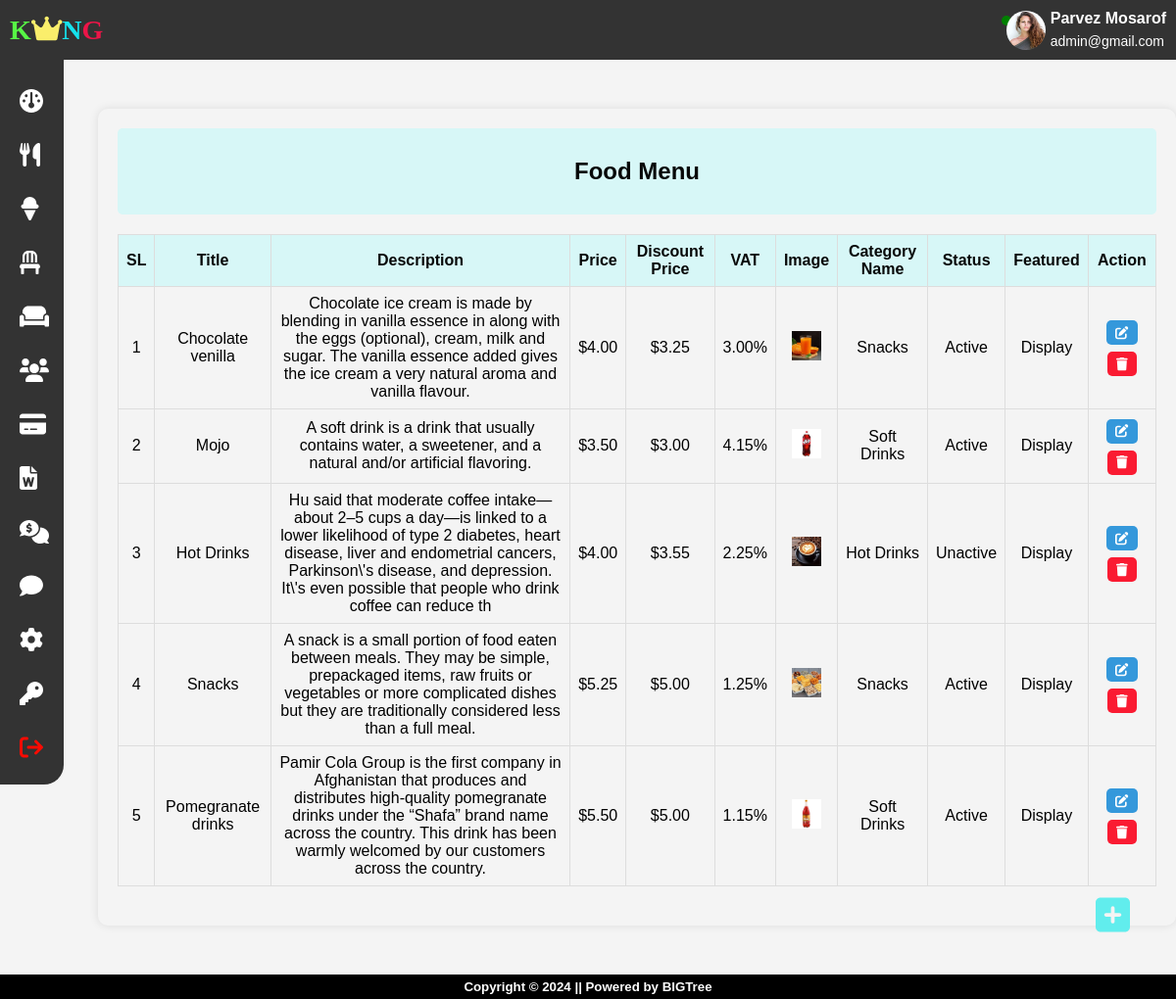
Page /rstms/admin/foodmenu.php (signed in) on the committed database.
### tables this page shows
CREATE TABLE `tbl_food` (
  `f_id` int(11) NOT NULL,
  `f_title` varchar(255) NOT NULL,
  `f_desc` varchar(255) NOT NULL,
  `f_price` decimal(10,2) NOT NULL,
  `f_disctprice` decimal(10,2) NOT NULL,
  `f_vat` decimal(10,2) NOT NULL,
  `f_image` varchar(255) NOT NULL,
  `c_id` int(11) NOT NULL,
  `c_name` varchar(255) NOT NULL,
  `f_featured` varchar(100) NOT NULL,
  `f_active` varchar(100) NOT NULL
);

### rstms/admin/foodmenu.php (the view, shortened to what this page needs)
<?php
    include('includes/header.php');
    include('includes/sidebar.php');
?>
	<div class="container">
		<div class="header">
			<h2>Food Menu</h2>
		</div>
		<div class="table">
			<table class="ctable">
				<thead>
					<tr>
						<th>SL</th>
						<th>Title</th>
						<th>Description</th>
						<th>Price</th>
						<th>Discount Price</th>
                        <th>VAT</th>
						<th>Image</th>
						<th>Category Name</th>
						<th>Status</th>
						<th>Featured</th>
						<th>Action</th>
					</tr>
				</thead>
				<tbody>
                    <?php
                    $sql = "SELECT * FROM tbl_food";
                    $stmt = $conn->prepare($sql);
                    $stmt->execute();
                    $result = $stmt->get_result();
                    if ($result && $result->num_rows > 0) {
                        $sl = 1;
                        while ($row = $result->fetch_assoc()) {
                            echo '<tr>';
                            echo "<td>{$sl}</td>";
                            echo '<td>'.$row["f_title"].'</td>';
                            echo '<td>'.$row["f_desc"].'</td>';
                            echo '<td>&#36;'.$row["f_price"].'</td>';
                            echo '<td>&#36;'.$row["f_disctprice"].'</td>';
                            echo '<td>'.$row["f_vat"].'&#37;</td>';
                            echo "<td><img class='form-image' src='../assets/image/{$row["f_image"]}' alt='food-image'></td>";
                            echo '<td>'.$row['c_name'].'</td>';
                            echo '<td>'.$row['f_active'].'</td>';
                            echo '<td>'.$row['f_featured'].'</td>';
                            echo '<td>';
                            echo "<form action='editfoodmenu.php' method='GET' style='display:inline-block;'>";
                            echo "<button type='submit' class='icon-edit'>";
                            echo "<i class='fa-solid fa-pen-to-square'></i>";
                            echo "</button>";
                            echo "</form>";
                            echo "<form action='' method='POST' style='display: inline-block;'>";
                            echo "<button name='delete_btn' class='del-btn'>";
                            echo "<i class='fa-solid fa-trash'></i>";
                            echo "</button>";
                            echo "</form>";
                            echo '</td>';
                            echo '</tr>';
                            $sl++;
                        }
                    }
                    ?>
				</tbody>
			</table>
		</div>
	</div>
	<div class="icon">
		<a href="addfoodmenu.php"><i class="fa-solid fa-square-plus"></i></a>
	</div>
<?php
    include('includes/footer.php');
?>

### rstms/admin/includes/sidebar.php (shortened to what this page needs)
<nav class="navbar">
	<div class="row">
		<div class="logo">
			<a href="dashboard.php"><span style="color: #57f745; font-family: Matura MT Script Capitals;">K</span><i class="fa-solid fa-crown"></i><span style="color: #15e2ed;font-family: Algerian;">N</span><span style="color: #ed1548;font-family: Lucida Sans;">G</span></a>
		</div>
		<div class="admin-prof"style="display: flex;align-items:center;">
			<?php
			if (isset($_SESSION['admin_email'])) {
				$a_email = $_SESSION['admin_email'];
				$sql_admin = $conn->prepare("SELECT a_name, a_email, a_img FROM admin WHERE a_email = ?");
				$sql_admin -> bind_param("s", $a_email);
				$sql_admin -> execute();
				$result_admin = $sql_admin->get_result();
				if ($result_admin && $result_admin->num_rows>0) {
					$row = $result_admin->fetch_assoc()
			?>
					<div class="active-indicator"></div>
					<img src="<?php echo $row['a_img']; ?>" alt="admin profile">
					<div class="detils">
						<span class="admin-name"><?php echo $row['a_name']; ?></span><br>
		                <span class="admin-email"><?php echo $row['a_email']; ?></span>
					</div>
			<?php
				}
			}
			?>
		</div>
	</div>
</nav>
		<div class="side-bar">
			<div class="category">
				<div class="bar">
					<a href="dashboard.php"><i class="fa-solid fa-gauge"></i></a>
				</div>
				<div class="bar">
					<a href="category.php"><i class="fa-solid fa-utensils"></i> </a>
				</div>
				<div class="bar">
					<a href="foodmenu.php"><i class="fa-solid fa-ice-cream"></i> </a>
				</div>
				<div class="bar">
					<a href="table.php"><i class="fa-solid fa-chair"></i> </a>
				</div>
				<div class="bar">
					<a href="bookedtable.php"><i class="fa-solid fa-couch"></i></a>
				</div>
				<div class="bar">
					<a href="userdetails.php"><i class="fa-solid fa-users"></i> </a>
				</div>
				<div class="bar">
					<a href="payment-status.php"><i class="fa-solid fa-credit-card"></i> </a>
				</div>
				<div class="bar">
					<a href="sales-report.php"><i class="fa-solid fa-file-word"></i> </a>
				</div>
				<div class="bar">
					<a href="contactus-details.php"><i class="fa-solid fa-comments-dollar"></i></a>
				</div>
				<div class="bar">
					<a href="user-feedback.php"><i class="fa-solid fa-comment"></i></i></a>
				</div>
				<div class="bar">
					<a href="admin-profile.php"><i class="fa-solid fa-gear"></i></a>
				</div>
				<div class="bar">
					<a href="changepass.php"><i class="fa-solid fa-key"></i>  </a>
				</div>
				<div class="bar">
					<a href="includes/logout.php"><i class="fa-solid fa-arrow-right-from-bracket"></i> </a>
				</div>
			</div>
		</div>

### rstms/assets/css/admin.css (style rules this page uses)
body { font-family: 'Arial', sans-serif; margin: 0; padding: 0; background-color: #f4f4f4; }
.navbar { background-color: #333; color: #fff; padding: 10px; }
.navbar .row { display: flex; align-items: center; justify-content: space-between; }
.logo a { margin: 0; font-size: 28px; font-family: Arial; font-weight: bolder; color: #fff; text-decoration: none; }
.admin-prof { display: flex; align-items: center; }
.admin-prof img { width: 40px; height: 40px; border-radius: 50%; margin-right: 5px; }
.admin-name { display: inline-block; font-weight: bold; margin-bottom: 5px; }
.admin-email { display: inline-block; font-size: 14px; }
.side-bar { background-color: #333; height: auto; width: 65px; margin-bottom: 20px; border-radius: 0 0 20px 0; float: left; }
.bar { margin-left: 20px; padding-top: 20px; }
.bar a { display: inline-block; text-decoration: none; color: #fff; cursor: pointer; padding-top: 10px; }
.fa-gauge, .fa-utensils, .fa-ice-cream, .fa-chair, .fa-book-atlas, .fa-key, .fa-users, .fa-gear, .fa-couch, .fa-comments-dollar, .fa-comment, .fa-credit-card, .fa-file-word { font-size: 24px; }
.fa-arrow-right-from-bracket { color: #fc0b03; font-size: 24px; padding-bottom: 25px; }
.fa-crown { color: #faee6b; }

### rstms/admin/includes/sidebar.php (style rules this page uses)
.active-indicator { width: 10px; height: 10px; background-color: green; border-radius: 50%; margin-right: -5px; margin-top: -20px; animation: pulse 0.5s infinite alternate; }

### rstms/admin/foodmenu.php (style rules this page uses)
body { font-family: 'Arial', sans-serif; margin: 0; padding: 0; background-color: #f4f4f4; }
.container { max-width: 89%; margin: 50px auto; box-shadow: 0 0 10px rgba(0, 0, 0, 0.1); border-radius: 10px; padding: 20px; text-align: center; margin-left: 100px; }
.header { background-color: #d7f7f7; color: #070808; text-align: center; padding: 10px; margin-bottom: 20px; border-radius: 5px; }
.ctable { width: 100%; border-collapse: collapse; margin-bottom: 20px; }
.ctable th, .ctable td { border: 1px solid #ddd; padding: 8px; text-align: center; }
.ctable th { background-color: #d7f7f7; color: #070808; }
.ctable button { display: inline-block; background-color: #3498db; color: #fff; border: none; margin-top: 2px; padding: 5px 9px; cursor: pointer; border-radius: 5px; }
.form-image { height: 30px; width: 30px; object-fit: cover; }
.icon-edit { margin: 5px; display: inline-block; background-color: #178ce6; border: none; border-radius: 5px; text-decoration: none; color: #fff; display: inline-block; padding: 5px 9px; }
.del-btn { background-color: #fa1b32 !important; border-radius: 5px; display: inline-block; }
.icon { position: fixed; bottom: 60px; right: 40px; width: 50px; height: 50px; display: flex; justify-content: center; align-items: center; color: #fff; cursor: pointer; }
.icon a { text-decoration: none; }
.icon a .fa-square-plus { height: 40px!important; color: #61eded; }

### rows in the picture
tbl_food: f_title "Chocolate venilla", f_desc "Chocolate ice cream is made by blending in vanilla essence in along with the eggs (optional), cream, milk and sugar. The vanilla essence added gives the ice cream a very natural aroma and vanilla flavour.", f_price "4.00", f_disctprice "3.25", f_vat "3.00", f_image (picture), c_name "Snacks", f_active "Active", f_featured "Display"
tbl_food: f_title "Mojo", f_desc "A soft drink is a drink that usually contains water, a sweetener, and a natural and/or artificial flavoring.", f_price "3.50", f_disctprice "3.00", f_vat "4.15", f_image (picture), c_name "Soft Drinks", f_active "Active", f_featured "Display"
tbl_food: f_title "Hot Drinks", f_desc "Hu said that moderate coffee intake—about 2–5 cups a day—is linked to a lower likelihood of type 2 diabetes, heart disease, liver and endometrial cancers, Parkinson\\'s disease, and depression. It\\'s even possible that people who drink coffee can reduce th", f_price "4.00", f_disctprice "3.55", f_vat "2.25", f_image (picture), c_name "Hot Drinks", f_active "Unactive", f_featured "Display"
tbl_food: f_title "Snacks", f_desc "A snack is a small portion of food eaten between meals. They may be simple, prepackaged items, raw fruits or vegetables or more complicated dishes but they are traditionally considered less than a full meal.", f_price "5.25", f_disctprice "5.00", f_vat "1.25", f_image (picture), c_name "Snacks", f_active "Active", f_featured "Display"
tbl_food: f_title "Pomegranate drinks", f_desc "Pamir Cola Group is the first company in Afghanistan that produces and distributes high-quality pomegranate drinks under the “Shafa” brand name across the country. This drink has been warmly welcomed by our customers across the country.", f_price "5.50", f_disctprice "5.00", f_vat "1.15", f_image (picture), c_name "Soft Drinks", f_active "Active", f_featured "Display"

### other values in the picture
$row['a_name'] "Parvez Mosarof"
$row['a_email'] "admin@gmail.com"
